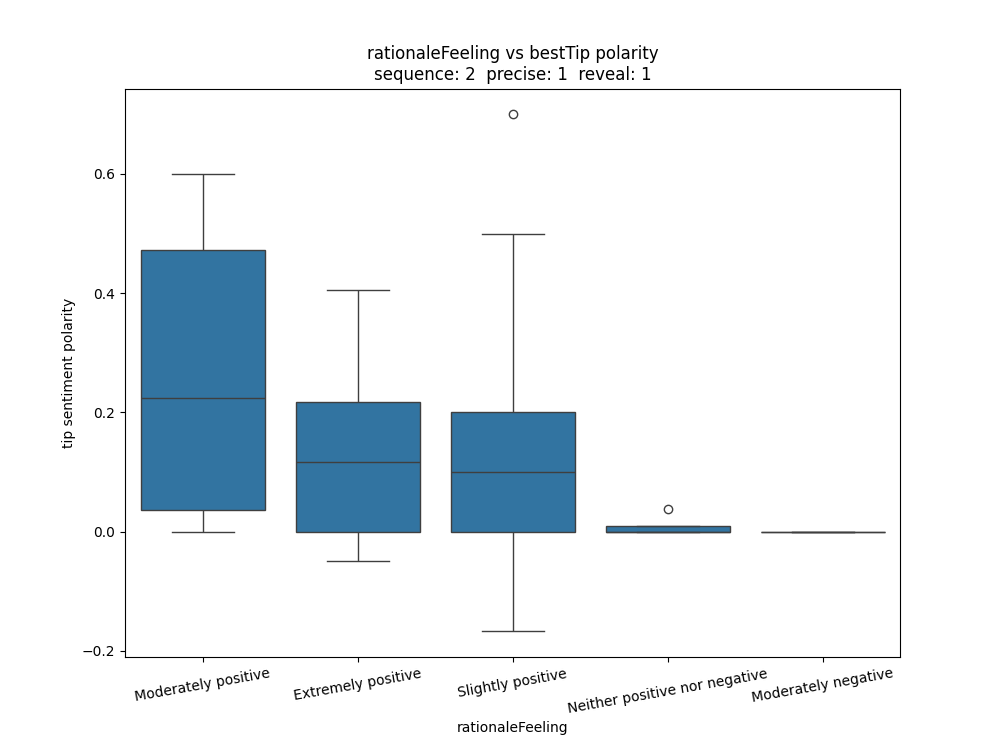

Here is the Python script that generated this plot:
import pandas as pd
from scipy import stats
import matplotlib.pyplot as plt
import seaborn as sns

seq = 2
prec = 1
rev = 1

file_path = f"rationaleFeeling vs bestTip polarity\sent.csv"
df = pd.read_csv(file_path)
df = df[(df['con.sequence'] == seq) & (df['con.precise'] == prec) & (df['con.reveal'] == rev)]

# clean msising
df_cleaned = df.dropna(subset=["sentiment_polarity"])

groups_cleaned = [group['sentiment_polarity'].values for name, group in df_cleaned.groupby("rationaleFeeling")]

anova_result_cleaned = stats.f_oneway(*groups_cleaned)

print("F-statistic:", anova_result_cleaned.statistic)
print("p-value:", anova_result_cleaned.pvalue)

plt.figure(figsize=(10, 6))
sns.boxplot(data = df_cleaned, x = "rationaleFeeling", y = "sentiment_polarity")

plt.title("rationaleFeeling vs bestTip polarity" + "\n" + f"sequence: {seq}  precise: {prec}  reveal: {rev}")
plt.xlabel("rationaleFeeling")
plt.ylabel("tip sentiment polarity")
plt.xticks(rotation = 10)

plt.show()
